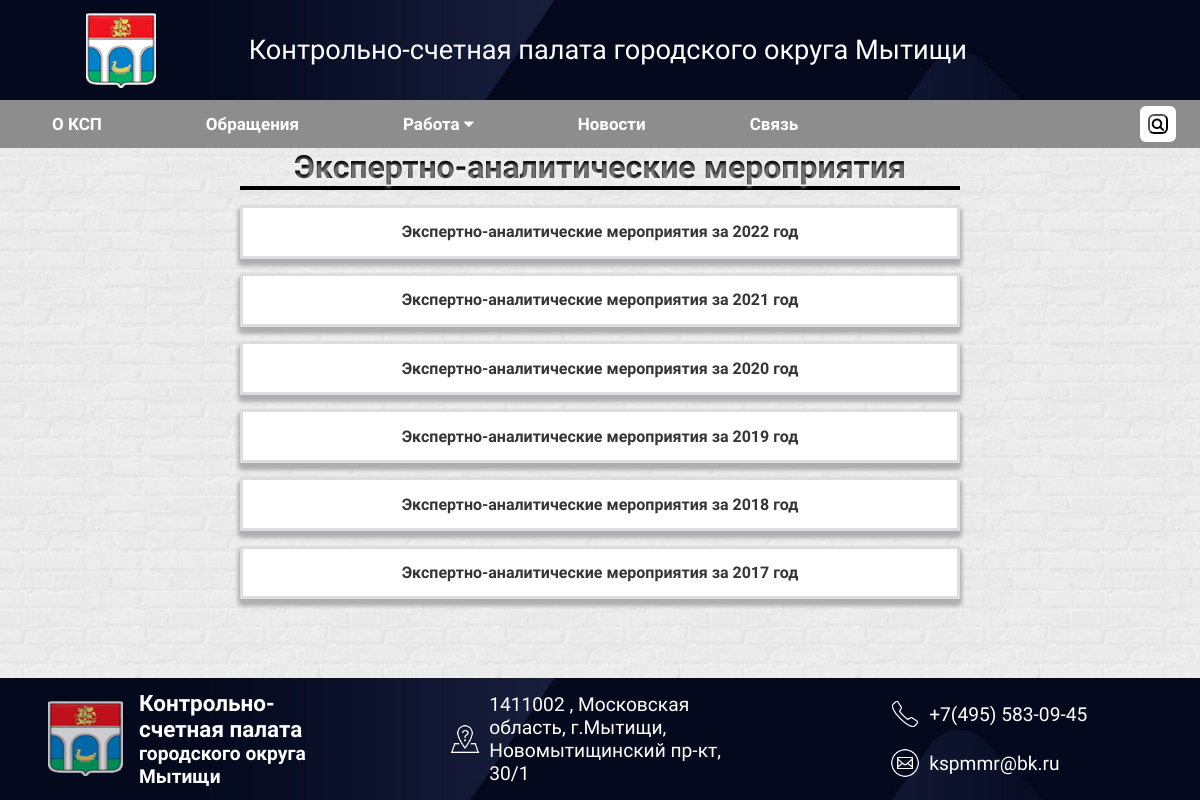
The page /activities/analytical/ on the database its author committed.
### news/models.py (models this page shows, shortened)
class Activities(models.Model):
    title = models.CharField(max_length=500, unique=True, verbose_name='Название')
    document = models.FileField(upload_to='activities/', validators=[FileExtensionValidator(allowed_extensions=['doc', 'docx', 'pdf'])], verbose_name='Документ', blank=True, null=True, max_length=255)
    created_at = models.DateTimeField(null=True, blank=True, verbose_name='Дата')
    status = models.IntegerField(choices=TYPE_2, default=0, verbose_name='Тип документа')
    class Meta:
        verbose_name = 'Деятельность'
        verbose_name_plural = 'Деятельность'
        ordering = ['-created_at']

### news/views.py (the view)
# urls.py: path('activities/analytical/', views.activities_analitycal_main_list, name='analytical'),
def activities_analitycal_main_list(request):
    analytical_activities = Activities.objects.filter(status=2).order_by('-created_at')
    context = {
        'documents' : analytical_activities
    }
    return render(request, 'analitycal.html', context)

### templates/analitycal.html (shortened to what this page needs)
{% extends 'base.html' %}
{% block content %}
<div class="regular-documents-container">
    <div class="reg-docs-cont">
        <div class="obr"><h1>Экспертно-аналитические мероприятия</h1></div>
        {% for document in documents %}
            <div class="reg-docs-one-cont">
                <a class="reg-docs-link" href="{% url 'activities-view' activities_id=document.id %}">{{ document.title }}</a>
            </div>
        {% endfor %}
    </div>
</div>
{% endblock content %}

### static/styles/feedback.css (style rules this page uses)
.obr { display: flex; border-bottom: 4px solid black; justify-content: center; background-color: #000000; -webkit-background-clip: text; -moz-background-clip: text; background-clip: text; color: transparent; text-shadow: rgba(255,255,255,0.5) 0px 3px 3px; }

### static/styles/main.css (style rules this page uses)
* { margin: 0%; padding: 0%; font-family: 'Arsenal', sans-serif; }
html { height: 100%; }
body { background: url(/static/img/white-brick.png); background-color: rgb(201, 201, 201); background-size: 15%; background-position: center; background-repeat: repeat; display: flex; flex-direction: column; min-height: 100vh; }

### static/styles/search_result_list.css (style rules this page uses)
a { text-decoration: none; }

### static/styles/documents.css (style rules this page uses)
.regular-documents-container { width: 100%; display:flex; justify-content: center; align-items: center; text-align: center; overflow: auto; }
.reg-docs-cont { width: 60%; }
.reg-docs-link { text-decoration: none; color:rgb(53, 53, 53); font-weight: bold; }
.reg-docs-one-cont { margin-top: 2%; margin-bottom: 2%; border-style: solid; border-color: rgb(221, 221, 224); background-color: white; padding: 2% 4% 2% 4%; box-shadow: 0 5px 5px #afafaf, 0 5px 5px #afafaf, 0 5px 5px #afafaf; }

### rows shown on the page
Activities: title "Экспертно-аналитические мероприятия за 2022 год"
Activities: title "Экспертно-аналитические мероприятия за 2021 год"
Activities: title "Экспертно-аналитические мероприятия за 2020 год"
Activities: title "Экспертно-аналитические мероприятия за 2019 год"
Activities: title "Экспертно-аналитические мероприятия за 2018 год"
Activities: title "Экспертно-аналитические мероприятия за 2017 год"
